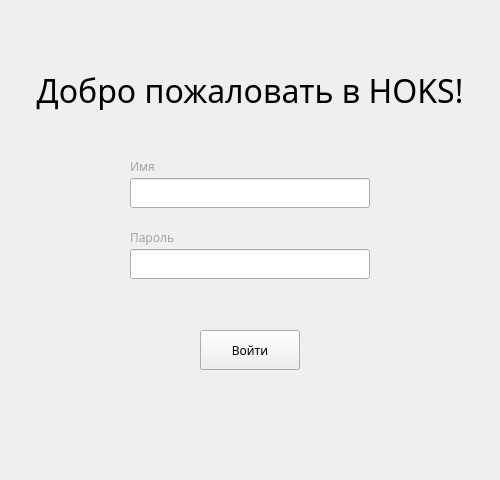
<?xml version="1.0" encoding="UTF-8"?>
<ui version="4.0">
 <class>MainWindow</class>
 <widget class="QMainWindow" name="MainWindow">
  <property name="enabled">
   <bool>true</bool>
  </property>
  <property name="geometry">
   <rect>
    <x>0</x>
    <y>0</y>
    <width>500</width>
    <height>480</height>
   </rect>
  </property>
  <property name="sizePolicy">
   <sizepolicy hsizetype="Fixed" vsizetype="Fixed">
    <horstretch>100</horstretch>
    <verstretch>100</verstretch>
   </sizepolicy>
  </property>
  <property name="font">
   <font>
    <family>Andale Mono</family>
    <bold>false</bold>
   </font>
  </property>
  <property name="acceptDrops">
   <bool>false</bool>
  </property>
  <property name="windowTitle">
   <string>Вход в HOKS</string>
  </property>
  <property name="windowIcon">
   <iconset theme="edit-find-replace">
    <normaloff>.</normaloff>.</iconset>
  </property>
  <property name="styleSheet">
   <string notr="true"/>
  </property>
  <property name="animated">
   <bool>true</bool>
  </property>
  <widget class="QWidget" name="centralwidget">
   <widget class="QLabel" name="Main_label">
    <property name="geometry">
     <rect>
      <x>0</x>
      <y>70</y>
      <width>500</width>
      <height>40</height>
     </rect>
    </property>
    <property name="font">
     <font>
      <family>Geneva</family>
      <pointsize>24</pointsize>
      <bold>false</bold>
     </font>
    </property>
    <property name="styleSheet">
     <string notr="true"/>
    </property>
    <property name="text">
     <string>Добро пожаловать в HOKS!</string>
    </property>
    <property name="alignment">
     <set>Qt::AlignCenter</set>
    </property>
   </widget>
   <widget class="QLabel" name="Name_label">
    <property name="geometry">
     <rect>
      <x>130</x>
      <y>158</y>
      <width>240</width>
      <height>16</height>
     </rect>
    </property>
    <property name="sizePolicy">
     <sizepolicy hsizetype="Fixed" vsizetype="Fixed">
      <horstretch>0</horstretch>
      <verstretch>0</verstretch>
     </sizepolicy>
    </property>
    <property name="font">
     <font>
      <family>Geneva</family>
      <bold>false</bold>
     </font>
    </property>
    <property name="styleSheet">
     <string notr="true">QLabel {
	color: #a4a4a4;
}</string>
    </property>
    <property name="text">
     <string>Имя</string>
    </property>
    <property name="scaledContents">
     <bool>false</bool>
    </property>
   </widget>
   <widget class="QLineEdit" name="Name_line">
    <property name="geometry">
     <rect>
      <x>130</x>
      <y>178</y>
      <width>240</width>
      <height>30</height>
     </rect>
    </property>
    <property name="font">
     <font>
      <family>Geneva</family>
      <bold>false</bold>
     </font>
    </property>
    <property name="styleSheet">
     <string notr="true"/>
    </property>
    <property name="inputMethodHints">
     <set>Qt::ImhEmailCharactersOnly|Qt::ImhHiddenText</set>
    </property>
    <property name="text">
     <string/>
    </property>
    <property name="dragEnabled">
     <bool>false</bool>
    </property>
   </widget>
   <widget class="QPushButton" name="Log_in_button">
    <property name="geometry">
     <rect>
      <x>200</x>
      <y>330</y>
      <width>100</width>
      <height>40</height>
     </rect>
    </property>
    <property name="font">
     <font>
      <family>Geneva</family>
      <bold>false</bold>
     </font>
    </property>
    <property name="styleSheet">
     <string notr="true">PushButton:hover {  border-color: #000000; }</string>
    </property>
    <property name="text">
     <string>Войти</string>
    </property>
   </widget>
   <widget class="QLineEdit" name="Password_line">
    <property name="geometry">
     <rect>
      <x>130</x>
      <y>249</y>
      <width>240</width>
      <height>30</height>
     </rect>
    </property>
    <property name="font">
     <font>
      <family>Geneva</family>
      <bold>false</bold>
     </font>
    </property>
    <property name="styleSheet">
     <string notr="true"/>
    </property>
   </widget>
   <widget class="QLabel" name="Password_label">
    <property name="geometry">
     <rect>
      <x>130</x>
      <y>229</y>
      <width>240</width>
      <height>16</height>
     </rect>
    </property>
    <property name="sizePolicy">
     <sizepolicy hsizetype="Fixed" vsizetype="Fixed">
      <horstretch>0</horstretch>
      <verstretch>0</verstretch>
     </sizepolicy>
    </property>
    <property name="font">
     <font>
      <family>Geneva</family>
      <bold>false</bold>
     </font>
    </property>
    <property name="styleSheet">
     <string notr="true">color: #a4a4a4</string>
    </property>
    <property name="text">
     <string>Пароль</string>
    </property>
    <property name="scaledContents">
     <bool>false</bool>
    </property>
   </widget>
  </widget>
 </widget>
 <resources/>
 <connections/>
</ui>
